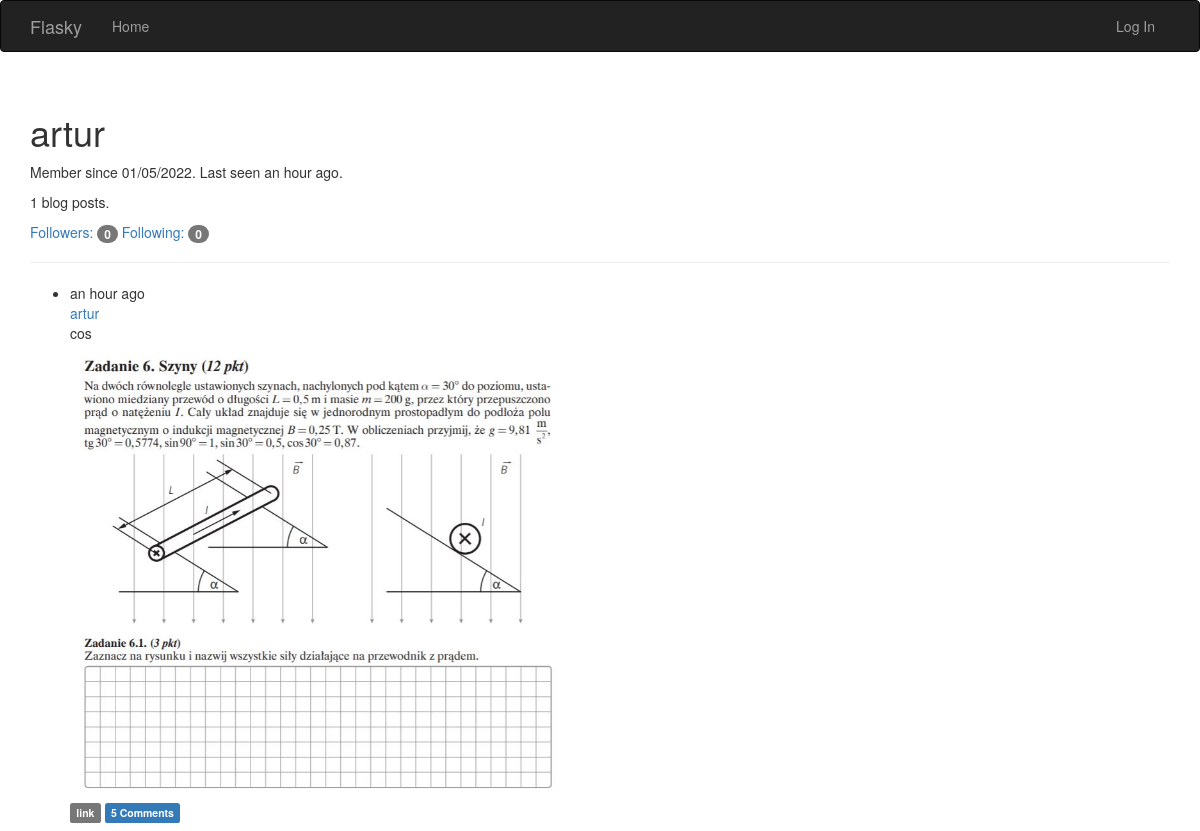
/user/artur, run on the app's committed database.
### app/models/models.py (models this page shows, shortened)
class User(UserMixin, db.Model):
    __tablename__ = 'users'
    id = db.Column(db.Integer, primary_key=True)
    email = db.Column(db.String(64), unique=True, index=True)
    username = db.Column(db.String(64), unique=True, index=True)
    role_id = db.Column(db.Integer, db.ForeignKey('roles.id'))
    password_hash = db.Column(db.String(128))
    confirmed = db.Column(db.Boolean, default=False)
    name = db.Column(db.String(64))
    location = db.Column(db.String(64))
    about_me = db.Column(db.Text())
    member_since = db.Column(db.DateTime(), default=datetime.datetime.utcnow)
    last_seen = db.Column(db.DateTime(), default=datetime.datetime.utcnow)
    posts = db.relationship('Post', backref='author', lazy='dynamic')
    followed = db.relationship('Follow', foreign_keys=[Follow.follower_id],
                               backref=db.backref('follower', lazy='joined'), lazy='dynamic',
                               cascade='all, delete-orphan')
    followers = db.relationship('Follow', foreign_keys=[Follow.followed_id],
                                backref=db.backref('followed', lazy='joined'), lazy='dynamic',
                                cascade='all, delete-orphan')
    comments = db.relationship('Comment', backref='author', lazy='dynamic')
    @property
    def password(self):
        raise AttributeError('Cannot read password attribute')

class Post(db.Model):
    __tablename__ = 'posts'
    id = db.Column(db.Integer, primary_key=True)
    body = db.Column(db.Text)
    timestamp = db.Column(db.DateTime, index=True, default=datetime.datetime.utcnow)
    author_id = db.Column(db.Integer, db.ForeignKey('users.id'))
    picture_path = db.Column(db.String(128), unique=True, index=True)
    comments = db.relationship('Comment', backref='post', lazy='dynamic')

### app/main/views.py (the view)
@main.route('/user/<username>')
def user(username):
    user = User.query.filter_by(username=username).first_or_404()
    posts = user.posts.order_by(Post.timestamp.desc()).all()
    return render_template('user.html', user=user, posts=posts)

### app/auth/views.py (called while the page is built)
@auth.before_app_request
def before_request():
    if current_user.is_authenticated:
        current_user.ping()
        if not current_user.confirmed \
                and request.blueprint != 'auth' and request.endpoint != 'static':
            return redirect(url_for('auth.unconfirmed'))

### app/main/__init__.py (called while the page is built)
@main.app_context_processor
def inject_permission():
    return dict(Permission=Permission)

### app/models/models.py (called while the page is built)
    def can(self, perm):
        return False

    def is_admin(self):
        return False

### app/templates/user.html (shortened to what this page needs)
{% extends "base.html" %}
{% block page_content %}
<div class="page-header">
    <h1>{{ user.username }}</h1>
    <p>Member since {{ moment(user.member_since).format('L') }}. Last seen {{ moment(user.last_seen).fromNow() }}.</p>
    <p>{{ user.posts.count() }} blog posts.</p>
    <p>
        <a href="{{ url_for('.followers', username=user.username) }}">Followers: <span class="badge">{{ user.followers.count() }}</span></a>
        <a href="{{ url_for('.followed_by', username=user.username) }}">Following: <span class="badge">{{ user.followed.count() }}</span></a>
    </p>
</div>
{% include '_posts.html' %}
{% endblock %}

### app/templates/base.html (shortened to what this page needs)
{% extends "bootstrap/base.html" %}
{% block navbar %}
<div class="navbar navbar-inverse" role="navigation">
    <div class="container">
        <div class="navbar-header">
            <a class="navbar-brand" href="{{ url_for('main.index') }}">Flasky</a>
        </div>
        <div class="navbar-collapse collapse">
            <ul class="nav navbar-nav">
                <li><a href="{{ url_for('main.index') }}">Home</a></li>
            </ul>
            <ul class="nav navbar-nav navbar-right">
                {% if current_user.is_authenticated %}
                <li class="dropdown">
                    <a href="#" class="dropdown-toggle" data-toggle="dropdown">Account <b class="caret"></b></a>
                    <ul class="dropdown-menu">
                        <li><a href="{{ url_for('auth.logout') }}">Log Out</a></li>
                    </ul>
                </li>
                {% else %}
                <li><a href="{{ url_for('auth.login') }}">Log In</a></li>
                {% endif %}
            </ul>
        </div>
    </div>
</div>
{% endblock %}
{% block content %}
<div class="container">
    {% block page_content %}{% endblock %}
</div>
{% endblock %}

### app/templates/_posts.html (shortened to what this page needs)
<ul class="posts">
    {% for post in posts %}
    <li class="post">
        <div class="post-content">
            <div class="post-date">{{ moment(post.timestamp).fromNow() }}</div>
            <div class="post-author"><a href="{{ url_for('.user', username=post.author.username) }}">{{ post.author.username }}</a></div>
            <div class="post-body">{{ post.body }}</div>
            <img class="post-img" width="500" src="{{ post.picture_path }}">
        </div>
        <div class="post-footer">
                <a href="{{ url_for('.post', id=post.id) }}">
                    <span class="label label-default">link</span>
                </a>
                <a href="{{ url_for('.post', id=post.id) }}#comments">
                    <span class="label label-primary">{{ post.comments.count() }} Comments</span>
                </a>
            </div>
    </li>
    {% endfor %}
</ul>

### data on the page
User: username "artur", member_since "01/05/2022", last_seen "an hour ago"
Post: timestamp "an hour ago", author.username "artur", body "cos", picture_path (picture), comments.count "5"

### other printed values
{{ user.posts.count() }} "1"
{{ user.followers.count() }} "0"
{{ user.followed.count() }} "0"
